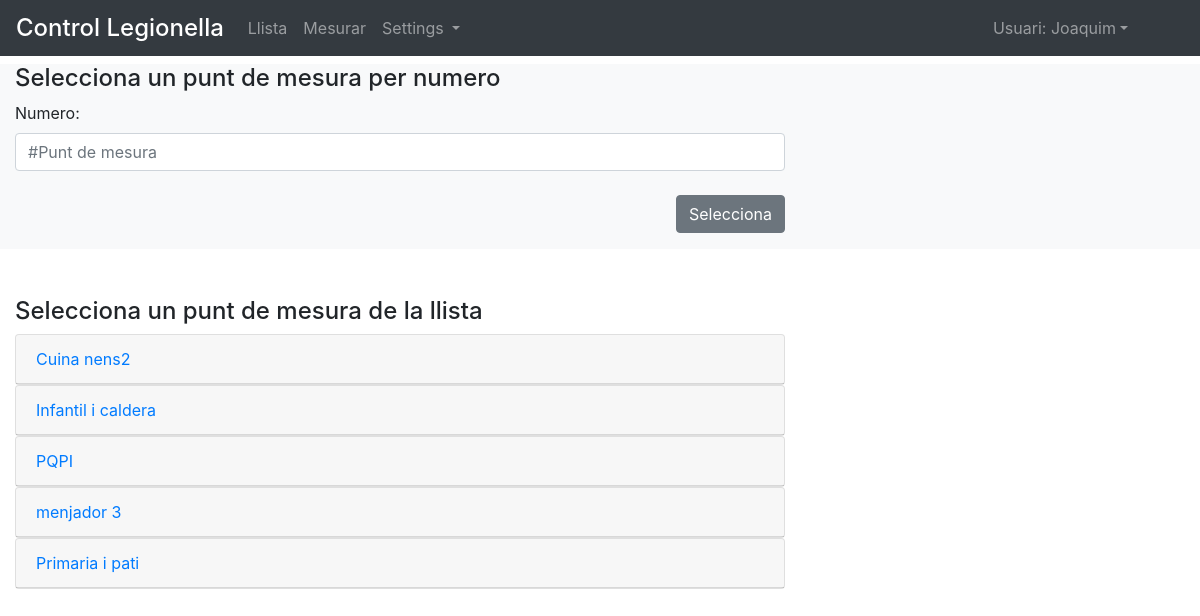
/select_point/ (signed in), run on an earlier commit of the app's database.
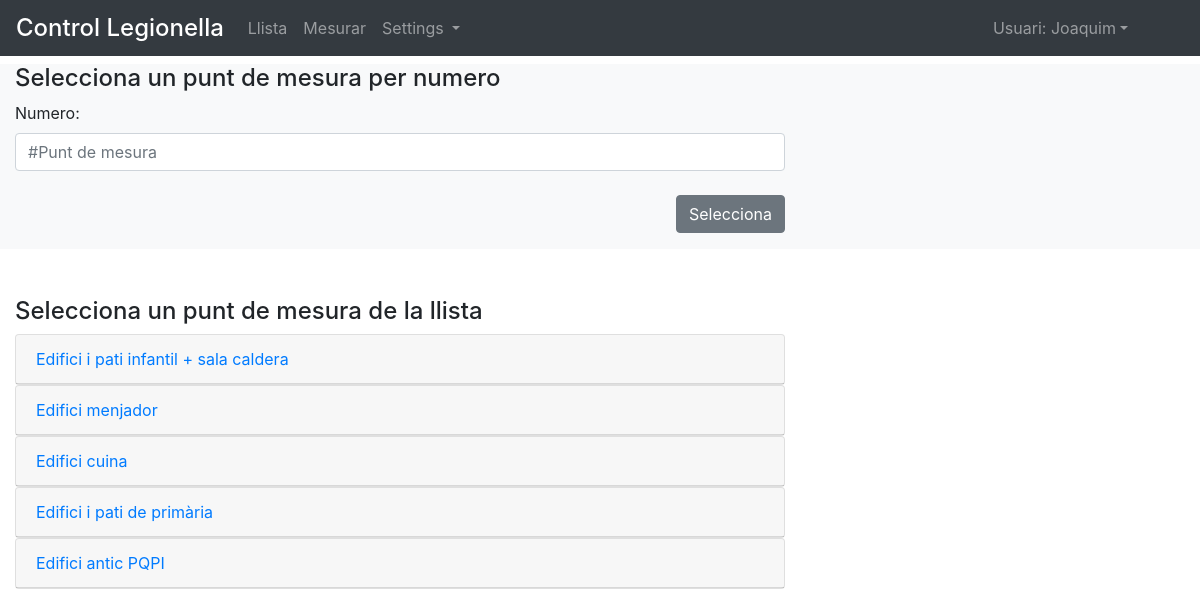
And on a later commit of the database.
### control/models.py (models this page shows, shortened)
class Area(models.Model):
	area				= models.CharField(max_length=50, null=False, unique=True, error_messages={'unique':"Ja existeix!"})
	weight 				= models.IntegerField(null=True, unique=False)
	class Meta:
		verbose_name 		= 'Area'
		verbose_name_plural = 'Areas'
		ordering 			= ['weight','id']

### control/views.py (the view, shortened to what this page needs)
# urls.py: url(r'^select_point/$', select_point_view, name='select_point'),
@login_required()
def select_point_view(request):
	form 		= Select_point_form(request.GET or None)
	error 		= ""
	context = {
				'form':form,
				'area_all':Area.objects.all(),
				'error':error
	}
	return render (request, 'control/select_point.html', context)

### control/forms.py
class Select_point_form(forms.Form):
	measure_point 	=forms.IntegerField(
				validators =[validate_point],
				label="Numero",
				required=True,
				widget=forms.NumberInput(attrs={
							'class':'form-control',
							'placeholder':'#Punt de mesura'
				})
	)

### control/models.py (called while the page is built)
	def __str__(self): return str(self.name)

### templates/control/select_point.html (shortened to what this page needs)
{% extends "control/base.html" %}
{% block content %}
<div class="row mt-2 bg-light">
	<div class="col col-12 col-md-8">
		<h4>Selecciona un punt de mesura per numero</h4>
			<form method='GET' action="{% url 'select_point' %}">
			{{ form.as_p }}
			<button type="submit" class="btn btn-secondary mt-2 mb-3 float-right">Selecciona</button>
			</form>
	</div>
</div>
<div class="row mt-5">
	<div class="col col-12 col-md-8 mb-5">
		<h4>Selecciona un punt de mesura de la llista</h4>
		<div id="accordion">
{% for area in area_all %}
	{% if area.measure_point_set.all %}
			<div class="card">
				<div class="card-header">
					<a href="#" data-toggle="collapse" class="d-block" data-target="#collapse-{{area.id}}">
					{{area.area}}
					</a>
				</div>
			</div>
	{% endif %}
{% endfor %}
		</div>
	</div>
</div>
{% endblock %}

### templates/control/base.html (shortened to what this page needs)
{% load static %}
<!DOCTYPE=html>
<html lang="eng">
<head>
{% include 'snippets/css.html' %}
<link rel="stylesheet" href="{% static 'control/css/control.css' %}">
</head>
<body>
	<nav class="navbar sticky-top navbar-expand-md navbar-dark bg-dark mb-1">
	<div class="navbar-brand pb-0 pt-0">
		<span class="h4">Control Legionella </span>
	</div>
	<div class="collapse navbar-collapse" id="navbarNavAltMarkup">
	    <div class="navbar-nav">
	    	<a class="nav-item nav-link"  href="{% url 'home' %}">Llista</a>
	    	<a class="nav-item nav-link"  href="{% url 'select_point' %}">Mesurar</a>
	    	<span class="nav-item dropdown">
	    		<a class="nav-link dropdown-toggle mr-2" href="#" id="navbarDropdownMenuLink" data-toggle="dropdown" aria-haspopup="true" aria-expanded="false">Settings </a>
			</span>
	    </div>
	    <div class="navbar-nav ml-auto">
	    	{% if request.user.username %}
	    	<span class="nav-item dropdown">
				<a class="nav-link dropdown-toggle mr-5" href="#" id="navbarDropdownMenuLink" data-toggle="dropdown" aria-haspopup="true" aria-expanded="false">Usuari: {{request.user.first_name}}</a>
			</span>
				{% else %}
				<a class="nav-item nav-link " href="{% url 'login' %}?next={{request.path}}">login </a>
				{% endif %}
	    </div>
	</div>
</nav>
	<div class="container-fluid">
		{% block content %}
		{% endblock content %}
	</div>
</body>
</html>

### templates/snippets/css.html (shortened to what this page needs)
<link rel="stylesheet" href="https://maxcdn.bootstrapcdn.com/bootstrap/4.0.0/css/bootstrap.min.css">

What changed in the data, as far as the page shows it:
removed Area: area "Cuina nens2"
removed Area: area "Infantil i caldera"
removed Area: area "PQPI"
removed Area: area "menjador 3"
removed Area: area "Primaria i pati"
added Area: area "Edifici i pati infantil + sala caldera"
added Area: area "Edifici menjador"
added Area: area "Edifici cuina"
added Area: area "Edifici i pati de primària"
added Area: area "Edifici antic PQPI"
